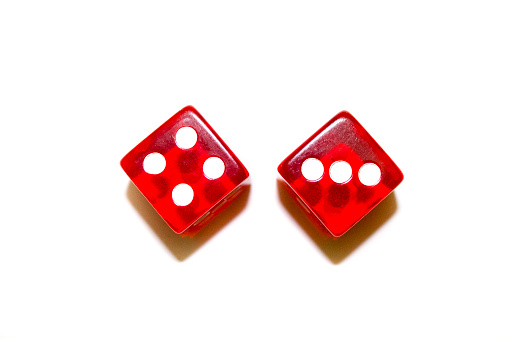
#> input picture 1.jpg, 509 x 339 px, given in place of 1.jpeg, which was not available
$ jupyter execute 'DiceRecognition 2.ipynb'   (older library calls are emulated)
#> lines starting #> are read from the running program, lines starting #| are printed output that depends on the picture; after the words box and inside, x2 and y2 are one past the last pixel; in counts of white or black regions, pixels touching at a corner belong together; pictures that were not available may be replaced by others from this repository, and a replacement may not be noted
[cell 1]
import numpy as np
import cv2
import matplotlib.pyplot as plt

[cell 2]
img = cv2.imread("1.jpeg")
#> img is the input picture: shape (339, 509, 3); mean B, G, R 225.7, 226.9, 247.3
gray_img = cv2.cvtColor(img , cv2.COLOR_BGR2GRAY)
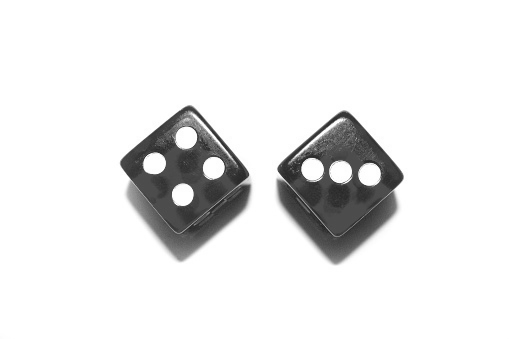
#> gray_img: shape (339, 509); min 34, max 255, mean 232.8
plt.imshow(gray_img, cmap = "gray")

[cell 3]
gray_img = cv2.GaussianBlur(gray_img, (3, 3), 0)
lap = cv2.Laplacian(gray_img ,cv2.CV_16S)
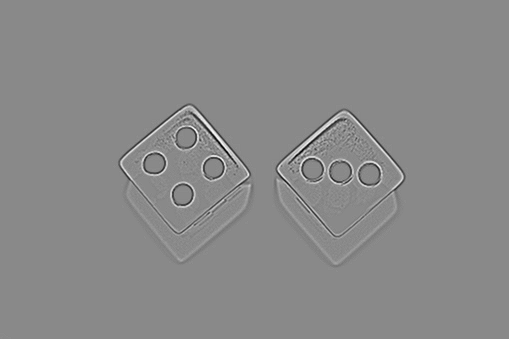
#> lap: shape (339, 509) int16; min -99, max 84, mean 0; drawn with min black and max white
lap = np.uint8(np.absolute(lap))
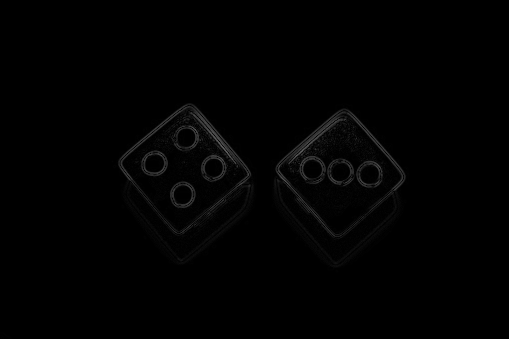
#> lap: shape (339, 509); min 0, max 99, mean 1.7
plt.imshow(lap, cmap = "gray")

[cell 4]
_ ,gray_img = cv2.threshold(gray_img,230,255,cv2.THRESH_BINARY)
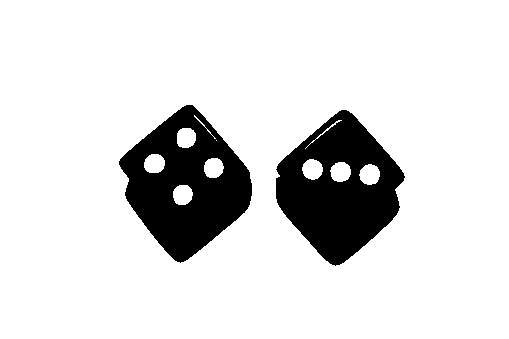
#> gray_img: shape (339, 509); 86.4% white; 2 black regions, box (x1, y1, x2, y2) and area: (276, 110, 405, 266) 11744, (119, 105, 252, 263) 11735
gray_img = 255 - gray_img
#> gray_img: shape (339, 509); 13.6% white; 2 white regions

plt.imshow(gray_img ,cmap="gray")

[cell 5]
contours , _ = cv2.findContours(gray_img, cv2.RETR_LIST, cv2.CHAIN_APPROX_NONE)
#> contours = 27 contours, 16 with area under 20; largest, box (x1, y1, x2, y2) and area: (119, 105, 252, 263) 12898, (276, 110, 405, 266) 12640, (358, 163, 381, 186) 368, (301, 158, 324, 181) 365, (329, 161, 352, 183) 360

[cell 6]
_ , th1 = cv2.threshold(lap , 22 , 255 , cv2.THRESH_BINARY)
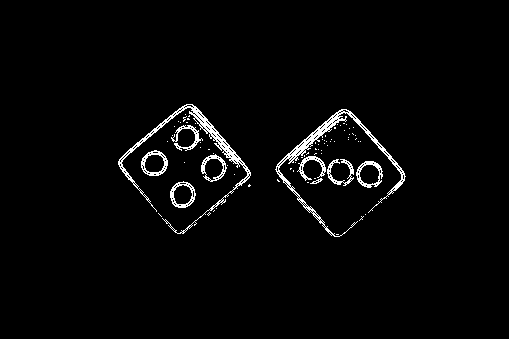
#> th1: shape (339, 509); 2.5% white in thin lines or dots, all inside (x1, y1, x2, y2) = (118, 104, 406, 237)

th1 = cv2.medianBlur(th1, 5)
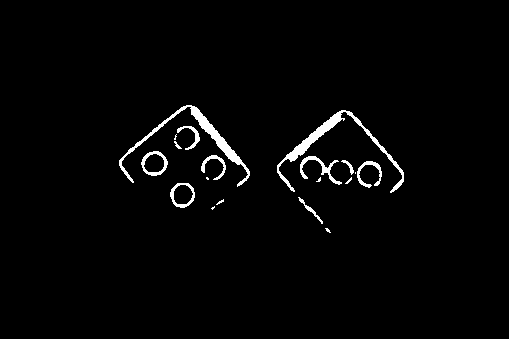
#> th1: shape (339, 509); 2.1% white; 19 white regions (8 under 20 px), largest, box (x1, y1, x2, y2) and area: (277, 110, 404, 193) 1100, (119, 105, 250, 187) 1069, (300, 156, 342, 185) 289

circles = cv2.HoughCircles(th1, cv2.HOUGH_GRADIENT, 1,10,param1=100, param2=30,minRadius=0, maxRadius=0)
#> circles = [[182.5, 194.5, 9.6], [151.5, 163.5, 11], [213.5, 166.5, 11.8], [311.5, 168.5, 9.6], [338.5, 171.5, 11.8], [368.5, 175.5, 11.4], [183.5, 137.5, 11]]
circles = np.uint16(np.around(circles))
#> circles = [[182, 194, 10], [152, 164, 11], [214, 166, 12], [312, 168, 10], [338, 172, 12], [368, 176, 11], [184, 138, 11]]

for i in circles[0, :]:
    center = (i[0], i[1])
    # circle center
    cv2.circle(img, center,1, (0, 255,0), 3)
    # circle outline
    radius = i[2]
    cv2.circle(img, center, radius, (0, 255,0), 3)
#> this loop made 7 passes
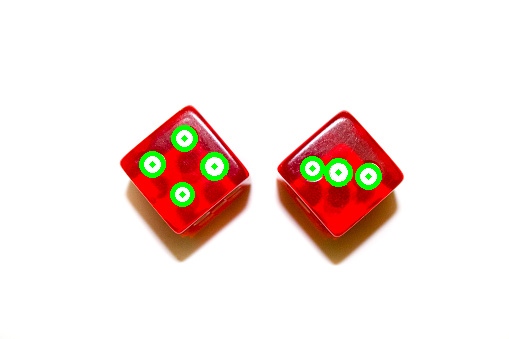
#> img: shape (339, 509, 3); 1.48% of pixels changed, all inside (x1, y1, x2, y2) = (139, 125, 382, 207)

[cell 7]
dice_list = []

for c in contours:
    if len(c) > 250:
        x, y, w, h = cv2.boundingRect(c)
        dice = th1[y:y+h,x:x+w]
        dice_list.append(dice)
        cv2.rectangle(img, (x,y) , (x+w,y+h), (255,0,0), 4)
#> this loop made 27 passes
#> (x, y, w, h) on passes 26 to 27: (276, 110, 129, 156), (119, 105, 133, 158)
#> c on passes 7 to 12: [[304, 148], [305, 147], [306, 148], [305, 149]], [[305, 147], [306, 146], [307, 147], [306, 148]], [[306, 146], [307, 145], [308, 146], [307, 147]], [[307, 145], [308, 144], [309, 145], [308, 146]], [[308, 144], [309, 143], [310, 144], [309, 145]], [[309, 143], [310, 142], [311, 143], [310, 144]]
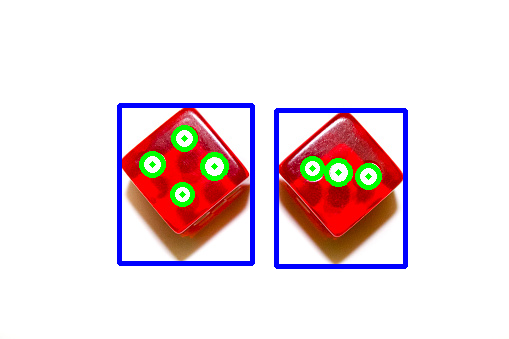
#> img: shape (339, 509, 3); 3.32% of pixels changed, all inside (x1, y1, x2, y2) = (117, 103, 408, 269)
#> after the loop, dice_list = 2 items

plt.imshow(img, cmap = "gray")

[cell 8]
dice1_dots = cv2.HoughCircles(dice_list[1], cv2.HOUGH_GRADIENT,1,40,param1=100, param2=30,minRadius=0, maxRadius=0)
#> dice1_dots = [[63.5, 89.5, 9.6], [32.5, 58.5, 11], [94.5, 61.5, 11.8], [64.5, 32.5, 11]]
dice1_dots = np.uint16(np.around(dice1_dots))
#> dice1_dots = [[64, 90, 10], [32, 58, 11], [94, 62, 12], [64, 32, 11]]
cv2.putText(img, text= f'Dice 1 value is : {len(dice1_dots[0, :])}', org=(20, 25), fontFace=cv2.FONT_HERSHEY_TRIPLEX, fontScale=0.75, color=(0, 255, 0),thickness=2)


dice2_dots = cv2.HoughCircles(dice_list[0], cv2.HOUGH_GRADIENT,1,10,param1=100, param2=30,minRadius=0, maxRadius=0)
#> dice2_dots = [[35.5, 58.5, 9.6], [92.5, 65.5, 11.4], [64.5, 61.5, 12.9]]
dice2_dots = np.uint16(np.around(dice2_dots))
#> dice2_dots = [[36, 58, 10], [92, 66, 11], [64, 62, 13]]
cv2.putText(img, text= f'Dice 2 value is : {len(dice2_dots[0, :])}', org=(20, 50), fontFace=cv2.FONT_HERSHEY_TRIPLEX, fontScale=0.75, color=(0, 255, 0),thickness=2)
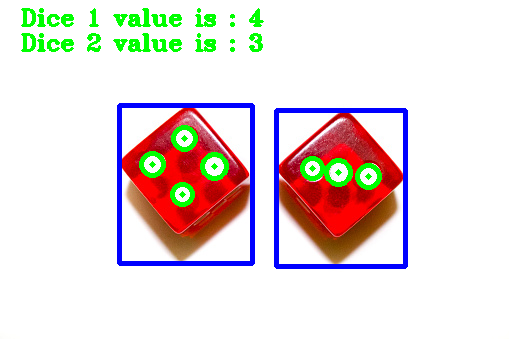
#> img: shape (339, 509, 3); mean B, G, R 218.9, 220.2, 230.5


plt.imshow(img, cmap = "gray")

$ run again, with 2.jpg copied over 1.jpg
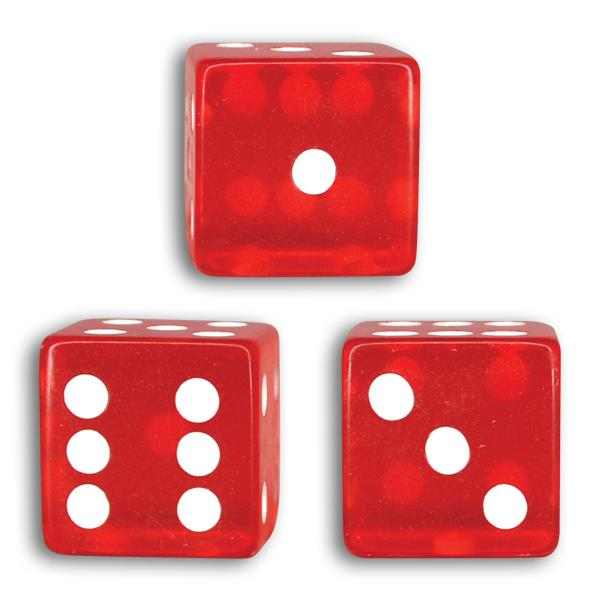
#> input picture 2.jpg, 600 x 600 px, given in place of 1.jpeg, which was not available
#> img is the input picture: shape (600, 600, 3); mean B, G, R 167.5, 166.7, 230.6
#> `_ ,gray_img = cv2.threshold(gray_img,230,255,cv2.THRESH_BINARY)`:
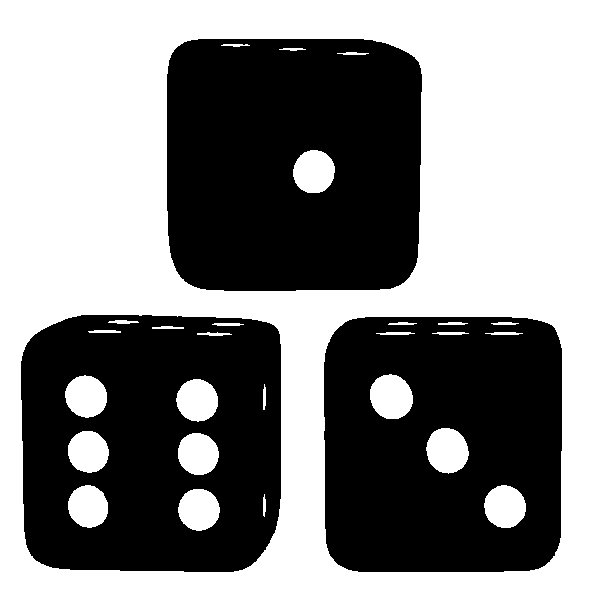
#> gray_img: shape (600, 600); 52.9% white; 3 black regions, box (x1, y1, x2, y2) and area: (167, 39, 422, 291) 60397, (21, 315, 281, 572) 54946, (324, 317, 562, 572) 54155
#> contours = 29 contours; largest, box (x1, y1, x2, y2) and area: (21, 315, 281, 572) 63228, (167, 39, 422, 291) 61544, (324, 317, 562, 572) 58608, (369, 373, 414, 420) 1580, (425, 427, 470, 475) 1574
#> `circles = cv2.HoughCircles(th1, cv2.HOUGH_GRADIENT, 1,10,param1=100, p..`: circles = [[197.5, 453.5, 23], [504.5, 506.5, 20.8], [196.5, 399.5, 20.2], [89.5, 505.5, 21.6], [86.5, 449.5, 21.8], [83.5, 398.5, 23], [446.5, 449.5, 23.5], [313.5, 171.5, 21.1], [392.5, 397.5, 24.1], [196.5, 510.5, 21]]
#> `circles = np.uint16(np.around(circles))`: circles = [[198, 454, 23], [504, 506, 21], [196, 400, 20], [90, 506, 22], [86, 450, 22], [84, 398, 23], [446, 450, 24], [314, 172, 21], [392, 398, 24], [196, 510, 21]]
#> the loop `for i in circles[0, :]:` made 10 passes
#> the loop `for c in contours:` made 29 passes
#> (x, y, w, h) on passes 23, 24, 29: (324, 317, 238, 255), (21, 315, 260, 257), (167, 39, 255, 252)
#> after the loop `for c in contours:`: dice_list = 3 items
#> `dice1_dots = cv2.HoughCircles(dice_list[1], cv2.HOUGH_GRADIENT,1,40,pa..`: dice1_dots = [[176.5, 138.5, 23], [175.5, 84.5, 20.2], [68.5, 190.5, 21.6], [62.5, 83.5, 23], [176.5, 194.5, 22.9], [69.5, 134.5, 23.2]]
#> `dice1_dots = np.uint16(np.around(dice1_dots))`: dice1_dots = [[176, 138, 23], [176, 84, 20], [68, 190, 22], [62, 84, 23], [176, 194, 23], [70, 134, 23]]
#> `dice2_dots = cv2.HoughCircles(dice_list[0], cv2.HOUGH_GRADIENT,1,10,pa..`: dice2_dots = [[180.5, 189.5, 20.8], [65.5, 78.5, 23.5], [121.5, 133.5, 22.4]]
#> `dice2_dots = np.uint16(np.around(dice2_dots))`: dice2_dots = [[180, 190, 21], [66, 78, 24], [122, 134, 22]]
#> `cv2.putText(img, text= f'Dice 2 value is : {len(dice2_dots[0, :])}', o..`:
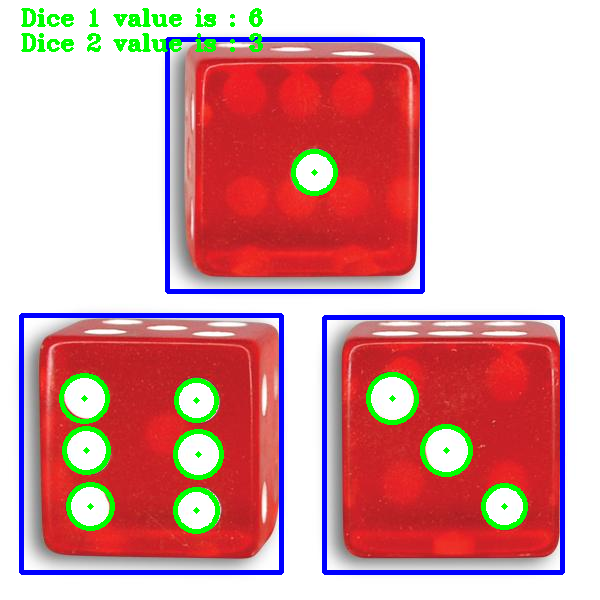
#> img: shape (600, 600, 3); mean B, G, R 163.1, 159.1, 213.9
